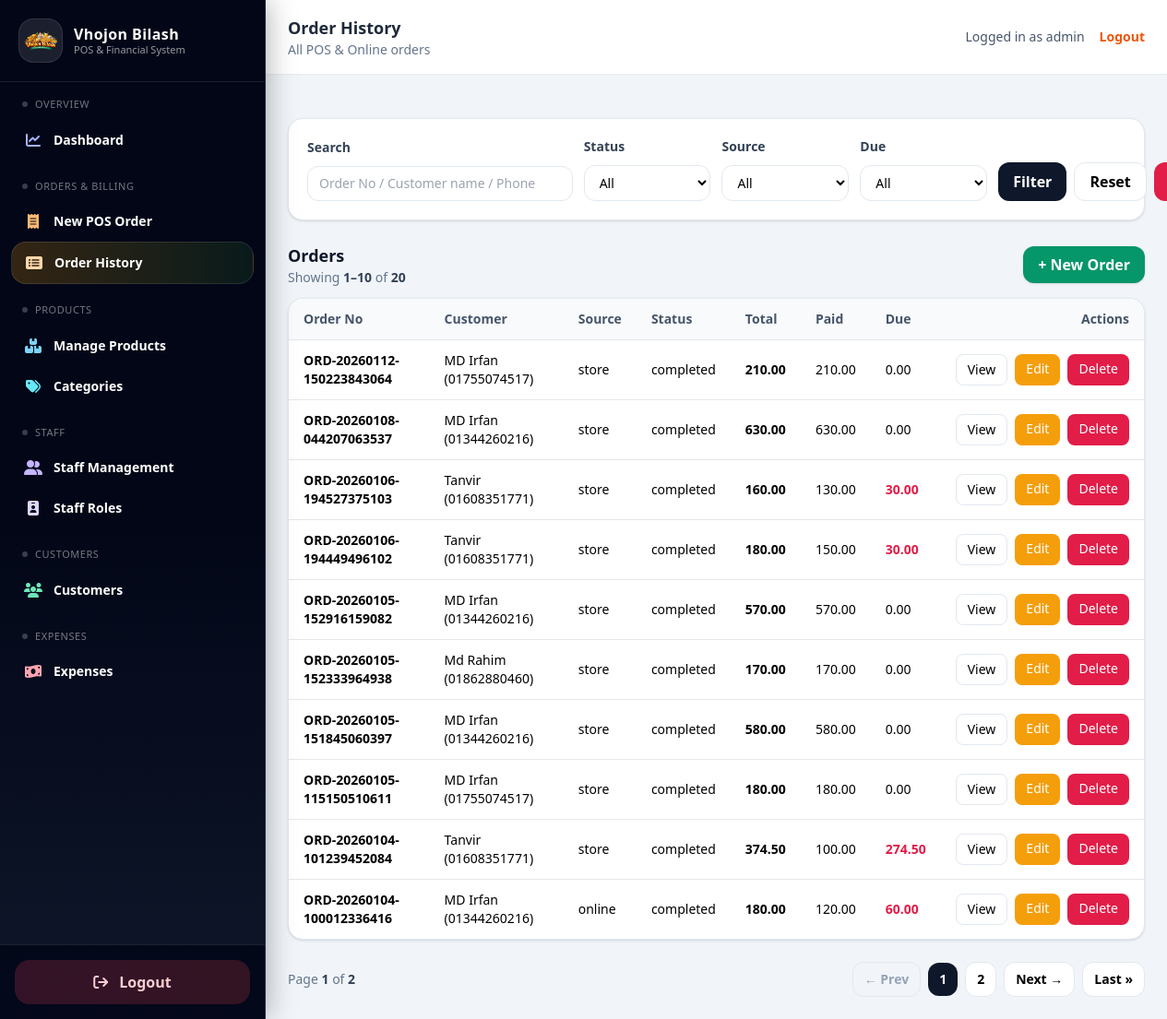
The page /orders/ (signed in) on the database as committed earlier.
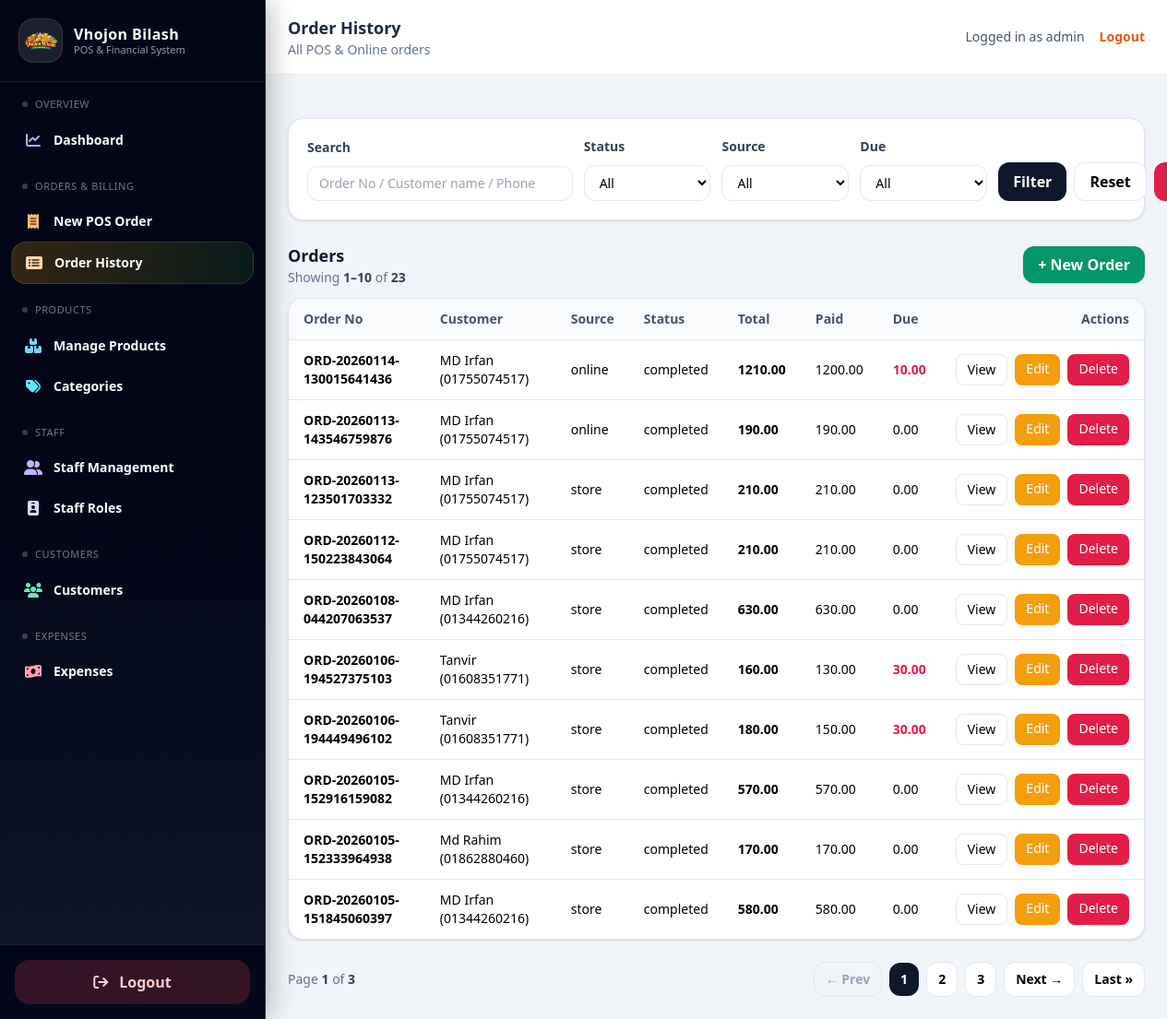
The same page on the database as committed later.
### orders/models.py (models this page shows, shortened)
class TimeStampedModel(models.Model):
    created_at = models.DateTimeField(default=timezone.now, editable=False)
    updated_at = models.DateTimeField(auto_now=True)
    class Meta:
        abstract = True

class Order(TimeStampedModel):
    class Source(models.TextChoices):
        ONLINE = "online", "Online"
        STORE = "store", "Physical Store"
    class Status(models.TextChoices):
        PENDING = "pending", "Pending"
        COMPLETED = "completed", "Completed"
        CANCELLED = "cancelled", "Cancelled"
    class DiscountType(models.TextChoices):
        FIXED = "fixed", "Fixed"
        PERCENT = "percent", "Percent"
    order_no = models.CharField(max_length=50, unique=True)
    customer = models.ForeignKey(
        Customer,
        on_delete=models.SET_NULL,
        null=True,
        blank=True,
        related_name="orders",
    )
    customer_address = models.ForeignKey(
        CustomerAddress,
        on_delete=models.SET_NULL,
        null=True,
        blank=True,
    )
    source = models.CharField(
        max_length=10,
        choices=Source.choices,
        default=Source.STORE,
    )
    status = models.CharField(
        max_length=20,
        choices=Status.choices,
        default=Status.PENDING,
    )
    subtotal = models.DecimalField(max_digits=10, decimal_places=2, default=Decimal("0.00"))
    discount_type = models.CharField(
        max_length=10,
        choices=DiscountType.choices,
        null=True,
        blank=True,
    )
    discount_value = models.DecimalField(
        max_digits=10,
        decimal_places=2,
        null=True,
        blank=True,
    )
    discount_amount = models.DecimalField(max_digits=10, decimal_places=2, default=Decimal("0.00"))
    tax_amount = models.DecimalField(max_digits=10, decimal_places=2, default=Decimal("0.00"))
    grand_total = models.DecimalField(max_digits=10, decimal_places=2, default=Decimal("0.00"))
    paid_total = models.DecimalField(max_digits=10, decimal_places=2, default=Decimal("0.00"))
    due_total = models.DecimalField(max_digits=10, decimal_places=2, default=Decimal("0.00"))
    notes = models.TextField(blank=True, null=True)
    ordered_at = models.DateTimeField(default=timezone.now)

### customers/models.py (models this page shows, shortened)
class TimeStampedModel(models.Model):
    created_at = models.DateTimeField(default=timezone.now, editable=False)
    updated_at = models.DateTimeField(auto_now=True)
    class Meta:
        abstract = True

class Customer(TimeStampedModel):
    name = models.CharField(max_length=150)
    phone = models.CharField(max_length=20, unique=True)
    def __str__(self):
        return f"{self.name} ({self.phone})"

### orders/views.py (the view)
# urls.py: path("", views.order_list, name="order_list"),
@login_required
def order_list(request):
    qs = Order.objects.select_related("customer").order_by("-id")
    q = request.GET.get("q", "").strip()
    status = request.GET.get("status", "").strip()
    source = request.GET.get("source", "").strip()
    due = request.GET.get("due", "").strip()
    if q:
        qs = qs.filter(
            Q(order_no__icontains=q) |
            Q(customer__name__icontains=q) |
            Q(customer__phone__icontains=q)
        )
    if status:
        qs = qs.filter(status=status)
    if source:
        qs = qs.filter(source=source)
    if due == "1":
        qs = qs.filter(due_total__gt=0)
    elif due == "0":
        qs = qs.filter(due_total__lte=0)
    paginator = Paginator(qs, 10)
    page_number = request.GET.get("page")
    page_obj = paginator.get_page(page_number)
    context = {
        "page_obj": page_obj,
        "orders": page_obj.object_list,
        "q": q,
        "status": status,
        "source": source,
        "due": due,
        "status_choices": getattr(Order.Status, "choices", []),
        "source_choices": getattr(Order.Source, "choices", []),
        "due_choices": [
            ("", "All"),
            ("1", "Due Only"),
            ("0", "Paid Only"),
        ],
    }
    return render(request, "orders/order_list.html", context)

### orders/templates/orders/order_list.html (shortened to what the changed rows need)
{% extends "base.html" %}
{% block top_title %}Order History{% endblock %}
{% block content %}
  <div class="flex items-center justify-between mb-3">
    <div>
      <h2 class="text-lg font-semibold text-slate-900">Orders</h2>
      {% if page_obj %}
        <p class="text-sm text-slate-500">
          Showing
          <span class="font-semibold text-slate-700">
            {{ page_obj.start_index }}–{{ page_obj.end_index }}
          </span>
          of
          <span class="font-semibold text-slate-700">
            {{ page_obj.paginator.count }}
          </span>
        </p>
      {% endif %}
    </div>
  </div>
  <div class="bg-white rounded-2xl shadow border border-slate-200 overflow-hidden">
    <div class="overflow-x-auto">
      <table class="min-w-full text-sm">
        <thead class="bg-slate-50">
          <tr class="text-left text-slate-600 border-b">
            <th class="py-3 px-4">Order No</th>
            <th class="py-3 px-4">Customer</th>
            <th class="py-3 px-4">Source</th>
            <th class="py-3 px-4">Status</th>
            <th class="py-3 px-4">Total</th>
            <th class="py-3 px-4">Paid</th>
            <th class="py-3 px-4">Due</th>
            <th class="py-3 px-4 text-right">Actions</th>
          </tr>
        </thead>
        <tbody>
          {% for o in page_obj %}
            <tr class="border-b last:border-b-0 hover:bg-slate-50">
              <td class="py-3 px-4 font-semibold">{{ o.order_no }}</td>
              <td class="py-3 px-4">
                {% if o.customer %}{{ o.customer }}{% else %}-{% endif %}
              </td>
              <td class="py-3 px-4">{{ o.source }}</td>
              <td class="py-3 px-4">{{ o.status }}</td>
              <td class="py-3 px-4 font-semibold">{{ o.grand_total }}</td>
              <td class="py-3 px-4">{{ o.paid_total }}</td>
              <td class="py-3 px-4 {% if o.due_total > 0 %}text-rose-600 font-semibold{% endif %}">
                {{ o.due_total }}
              </td>
              <td class="py-3 px-4">
                <div class="flex justify-end gap-2">
                  <a href="{% url 'orders:order_detail' o.pk %}"
                     class="px-3 py-1.5 rounded-lg bg-white border border-slate-200 hover:bg-slate-50">
                    View
                  </a>
                  <a href="{% url 'orders:order_update' o.pk %}"
                     class="px-3 py-1.5 rounded-lg bg-amber-500 text-white hover:bg-amber-600">
                    Edit
                  </a>
                  <a href="{% url 'orders:order_delete' o.pk %}"
                     class="px-3 py-1.5 rounded-lg bg-rose-600 text-white hover:bg-rose-700">
                    Delete
                  </a>
                </div>
              </td>
            </tr>
          {% empty %}
            <tr>
              <td colspan="8" class="py-8 text-center text-slate-500">No orders found.</td>
            </tr>
          {% endfor %}
        </tbody>
      </table>
    </div>
  </div>
  {% if page_obj.paginator.num_pages > 1 %}
    <div class="mt-6 flex flex-col sm:flex-row items-center justify-between gap-3">
      <p class="text-sm text-slate-500">
        Page <span class="font-semibold text-slate-700">{{ page_obj.number }}</span>
        of <span class="font-semibold text-slate-700">{{ page_obj.paginator.num_pages }}</span>
      </p>
      <div class="flex items-center gap-2">
        {% with qs="q="|add:q|add:"&status="|add:status|add:"&source="|add:source|add:"&due="|add:due %}
          {% if page_obj.has_previous %}
            <a href="?{{ qs }}&page={{ page_obj.previous_page_number }}"
               class="px-3 py-2 rounded-xl bg-white border border-slate-200 hover:bg-slate-50 text-sm font-semibold">
              ← Prev
            </a>
          {% else %}
            <span class="px-3 py-2 rounded-xl bg-slate-100 border border-slate-200 text-sm font-semibold text-slate-400 cursor-not-allowed">
              ← Prev
            </span>
          {% endif %}
          {% for n in page_obj.paginator.page_range %}
            {% if n == page_obj.number %}
              <span class="px-3 py-2 rounded-xl bg-slate-900 text-white text-sm font-semibold">
                {{ n }}
              </span>
            {% elif n >= page_obj.number|add:-2 and n <= page_obj.number|add:2 %}
              <a href="?{{ qs }}&page={{ n }}"
                 class="px-3 py-2 rounded-xl bg-white border border-slate-200 hover:bg-slate-50 text-sm font-semibold">
                {{ n }}
              </a>
            {% endif %}
          {% endfor %}
          {% if page_obj.has_next %}
            <a href="?{{ qs }}&page={{ page_obj.next_page_number }}"
               class="px-3 py-2 rounded-xl bg-white border border-slate-200 hover:bg-slate-50 text-sm font-semibold">
              Next →
            </a>
          {% else %}
            <span class="px-3 py-2 rounded-xl bg-slate-100 border border-slate-200 text-sm font-semibold text-slate-400 cursor-not-allowed">
              Next →
            </span>
          {% endif %}
          {% if page_obj.number < page_obj.paginator.num_pages %}
            <a href="?{{ qs }}&page={{ page_obj.paginator.num_pages }}"
               class="px-3 py-2 rounded-xl bg-white border border-slate-200 hover:bg-slate-50 text-sm font-semibold">
              Last »
            </a>
          {% endif %}
        {% endwith %}
      </div>
    </div>
  {% endif %}
{% endblock %}

Rows that differ between the two databases and show on the page:
no longer on this page (row unchanged): Order: order_no "ORD-20260105-115150510611", customer "MD Irfan (01755074517)", source "store", status "completed", grand_total "180.00", paid_total "180.00", due_total "0.00"
no longer on this page (row unchanged): Order: order_no "ORD-20260104-101239452084", customer "Tanvir (01608351771)", source "store", status "completed", grand_total "374.50", paid_total "100.00", due_total "274.50"
no longer on this page (row unchanged): Order: order_no "ORD-20260104-100012336416", customer "MD Irfan (01344260216)", source "online", status "completed", grand_total "180.00", paid_total "120.00", due_total "60.00"
added Order: order_no "ORD-20260114-130015641436", customer "MD Irfan (01755074517)", source "online", status "completed", grand_total "1210.00", paid_total "1200.00", due_total "10.00"
added Order: order_no "ORD-20260113-143546759876", customer "MD Irfan (01755074517)", source "online", status "completed", grand_total "190.00", paid_total "190.00", due_total "0.00"
added Order: order_no "ORD-20260113-123501703332", customer "MD Irfan (01755074517)", source "store", status "completed", grand_total "210.00", paid_total "210.00", due_total "0.00"
Other text that changed with them:
{{ page_obj.paginator.count }}: "20" → "23"
{{ page_obj.paginator.num_pages }}: "2" → "3"
new list line: "3"
